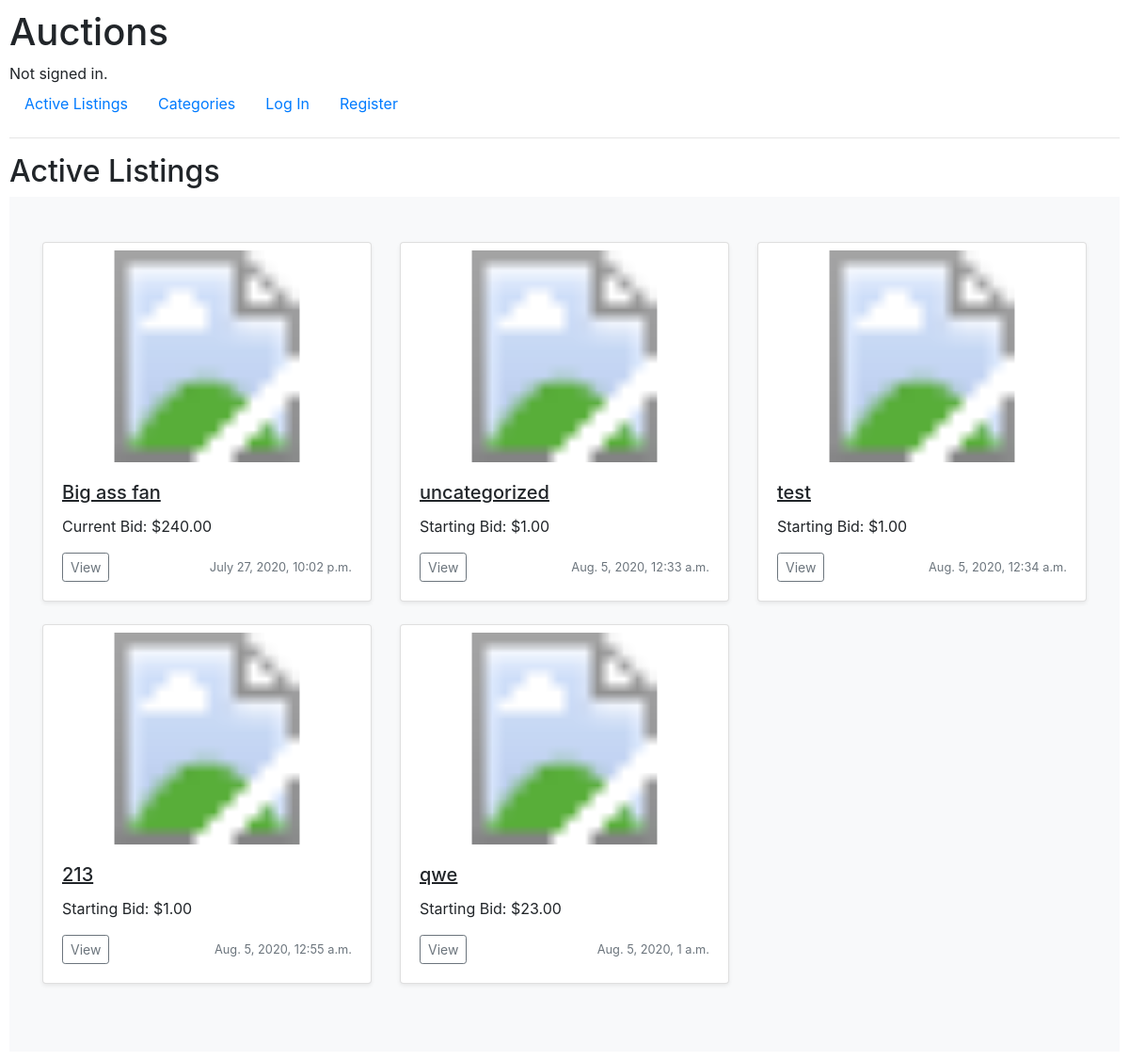
Before: / with the older database file.
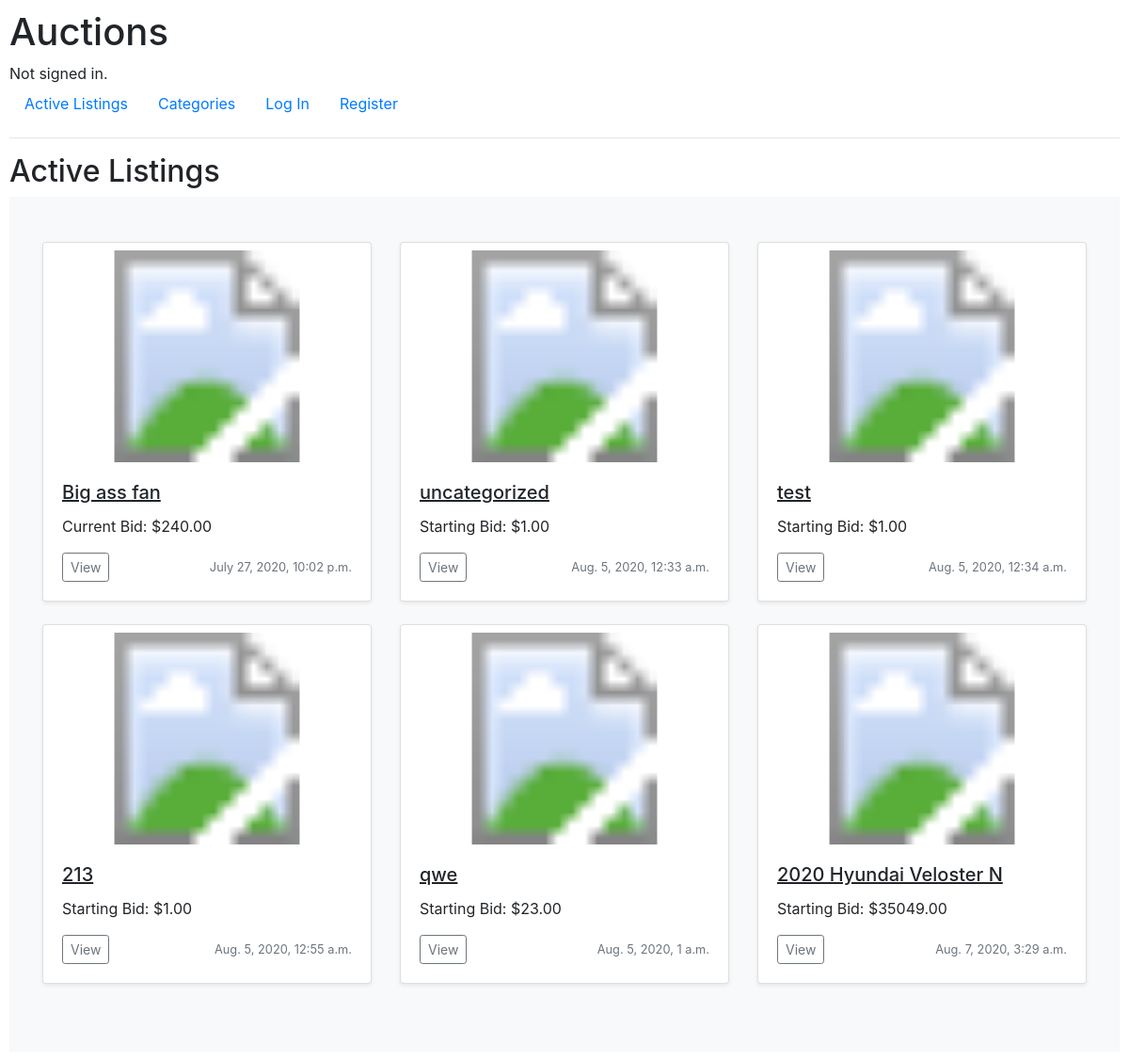
After: the same page with the newer database file.
### auctions/models.py (models this page shows, shortened)
class Listing(models.Model):
    title           = models.CharField(max_length=100)
    description     = models.CharField(max_length=500)
    date            = models.DateTimeField(auto_now_add=True)
    starting_price  = models.DecimalField(max_digits=11, decimal_places=2)                      # highest sold item in the world was 450million, so 11 digits should suffice
    owner           = models.ForeignKey(User, on_delete=models.CASCADE, related_name="owner")
    image           = models.URLField(blank=True) # Default max_length=200
    status          = models.BooleanField(default=True)
    category        = models.ForeignKey(Categories, null=True, related_name="listing_category", on_delete=models.SET_NULL)

class Bid(models.Model):
    user    = models.ForeignKey(User, on_delete=models.CASCADE, related_name="bid_user")
    listing = models.ForeignKey(Listing, on_delete=models.CASCADE, related_name="bid_listing")
    bid     = models.DecimalField(max_digits=11, decimal_places=2)

### auctions/views.py (the view)
# urls.py: path("", views.index, name="index"),
def index(request):
    active_listings = Listing.objects.filter(status="True")
    return render(request, "auctions/index.html", {
        "active_listings": active_listings
    })

### auctions/templates/auctions/index.html (shortened to what this page needs)
{% extends "auctions/layout.html" %}
{% block body %}
    <h2>Active Listings</h2>
    <div class="album py-5 bg-light">
        <div class="container">
            <div class="row">
            {% for listing in active_listings %}
                    <div class="col-md-4">
                        <div class="card mb-4 shadow-sm">
                            <svg class="mt-2 bd-placeholder-img card-img-top" width="100%" height="225" xmlns="http://www.w3.org/2000/svg" preserveAspectRatio="xMidYMid slice" focusable="false" role="img" aria-label="Listing Image">
                                <title>{{ listing.title }}</title>
                                <a href="{% url 'listing' listing.id %}"><image href=" {% if listing.image %}{{ listing.image }}{% else %}https://makitweb.com/demo/broken_image/images/noimage.png{% endif %}" width="100%" height="225"/></a>
                            </svg>
                            <div class="card-body">
                                <h5 class="card-title"><u>{{ listing.title }}</u></h5>
                                <p class="card-text">
                                    {% if listing.bid_listing.all %}
                                        Current Bid: ${{ listing.bid_listing.all.first.bid }}
                                    {% else %}
                                        Starting Bid: ${{ listing.starting_price }}
                                    {% endif %}
                                </p>
                                <div class="d-flex justify-content-between align-items-center">
                                    <div class="btn-group">
                                        <a href="{% url 'listing' listing.id %}" class="btn btn-sm btn-outline-secondary">View</a>
                                    </div>
                                    <small class="text-muted">{{listing.date}}</small>
                                </div>
                            </div>
                        </div>
                    </div>
            {% endfor %}
    </div>
{% endblock %}

Changed rows visible on the page:
added Listing: title "2020 Hyundai Veloster N", starting_price "35049.00", date "Aug. 7, 2020, 3:29 a.m."
